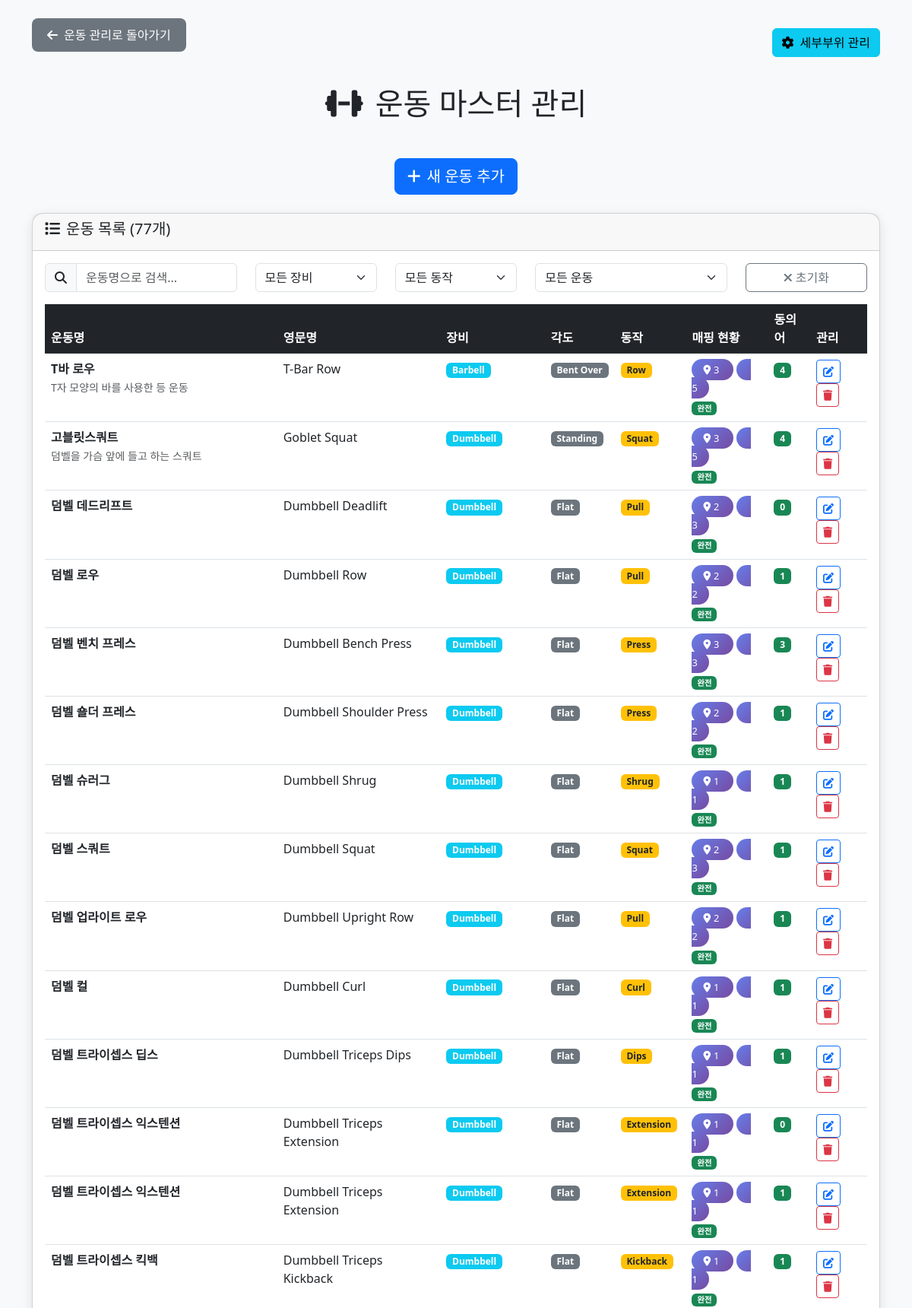
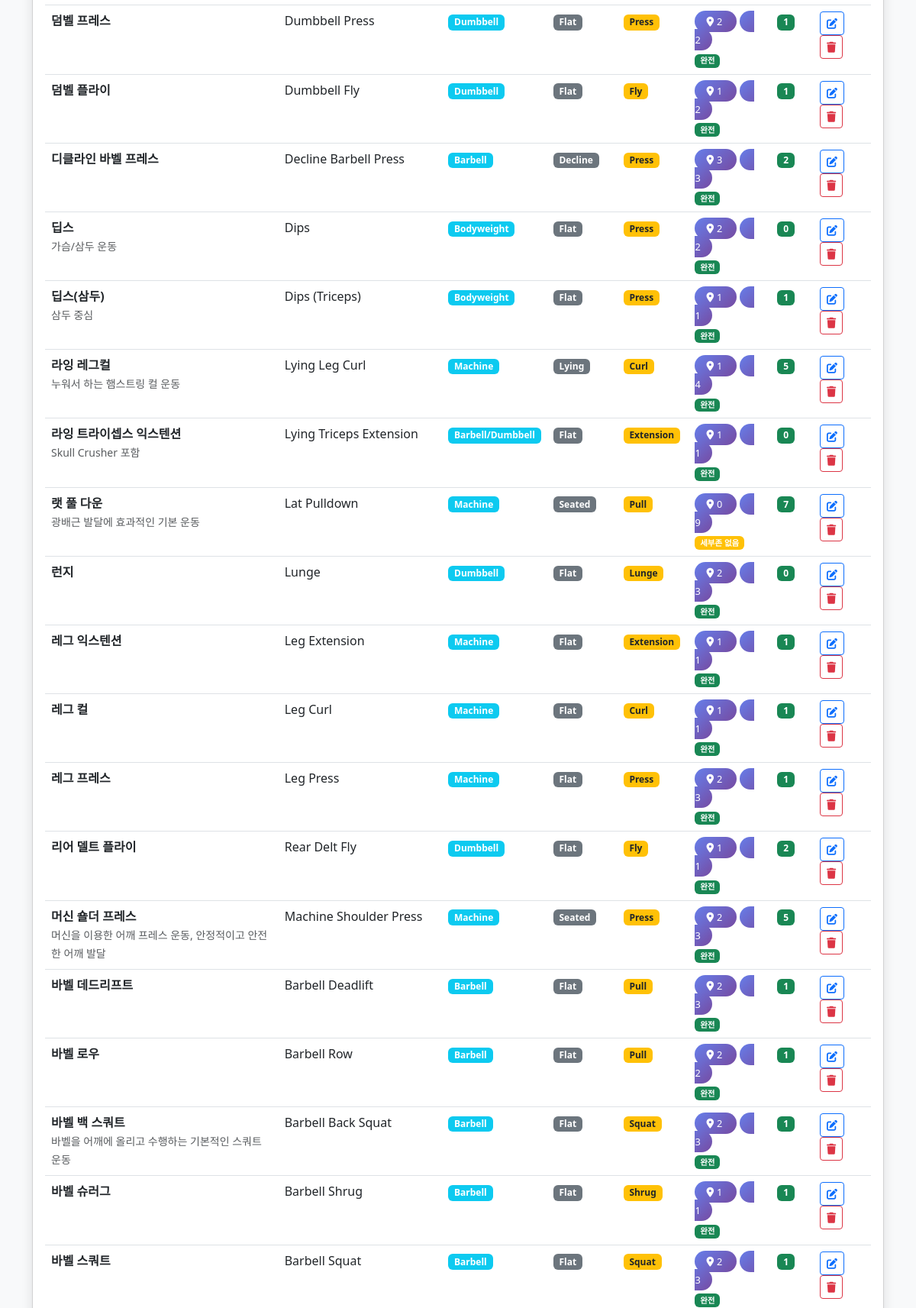
The app's page /admin/exercise_master.php (signed in, upper part) with its own data (2 pictures, top to bottom).
### tables this page shows
CREATE TABLE IF NOT EXISTS `m_exercise` (
  `ex_id` int(11) NOT NULL AUTO_INCREMENT,
  `name_kr` varchar(120) NOT NULL,
  `name_en` varchar(160) DEFAULT NULL,
  `equipment` varchar(60) DEFAULT NULL COMMENT 'Barbell/Dumbbell/Machine/Bodyweight',
  `equipment_kr` varchar(50) DEFAULT NULL COMMENT '장비명 (한글)',
  `angle` varchar(40) DEFAULT NULL COMMENT 'Flat/Incline/Decline 등',
  `angle_kr` varchar(50) DEFAULT NULL COMMENT '각도명 (한글)',
  `movement` varchar(40) DEFAULT NULL COMMENT 'Press/Pull/Extension/Curl 등',
  `movement_kr` varchar(50) DEFAULT NULL COMMENT '동작명 (한글)',
  `note` varchar(255) DEFAULT NULL,
  PRIMARY KEY (`ex_id`)
);

### admin/exercise_master.php (the view, shortened to what this page needs)
<?php
$pdo = getDB();
try {
    $stmt = $pdo->query("
        SELECT e.*,
               COUNT(DISTINCT ez.zone_code) as zone_count,
               COUNT(DISTINCT em.muscle_code) as muscle_count,
               COUNT(DISTINCT ea.alias) as alias_count
        FROM m_exercise e
        LEFT JOIN m_exercise_zone_target ez ON e.ex_id = ez.ex_id
        LEFT JOIN m_exercise_muscle_target em ON e.ex_id = em.ex_id
        LEFT JOIN m_exercise_alias ea ON e.ex_id = ea.ex_id
        GROUP BY e.ex_id
        ORDER BY e.name_kr
    ");
    $exercises = $stmt->fetchAll();
} catch (Exception $e) {
    $error = "운동 목록을 가져오는 중 오류가 발생했습니다: " . $e->getMessage();
}
?>
<!DOCTYPE html>
<html lang="ko">
<head>
    <link href="https://cdn.jsdelivr.net/npm/bootstrap@5.3.0/dist/css/bootstrap.min.css" rel="stylesheet">
    <link rel="stylesheet" href="https://cdnjs.cloudflare.com/ajax/libs/font-awesome/6.4.0/css/all.min.css">
</head>
<body class="bg-light">
    <div class="container mt-4">
                 <div class="d-flex justify-content-between align-items-center mb-4">
             <a href="exercise_management.php" class="back-btn">
                 <i class="fas fa-arrow-left me-2"></i>운동 관리로 돌아가기
             </a>
             <a href="body_part_master.php" class="btn btn-info">
                 <i class="fas fa-cog me-2"></i>세부부위 관리
             </a>
         </div>
        <h1 class="text-center mb-5">
            <i class="fas fa-dumbbell me-3"></i>운동 마스터 관리
        </h1>
         <div class="text-center mb-4">
             <button type="button" class="btn btn-primary btn-lg" data-bs-toggle="collapse" data-bs-target="#addExerciseForm" aria-expanded="false" aria-controls="addExerciseForm">
                 <i class="fas fa-plus me-2"></i>새 운동 추가
             </button>
         </div>
         <div class="card exercise-card">
             <div class="card-header">
                 <h5><i class="fas fa-list me-2"></i>운동 목록 (<?= count($exercises) ?>개)</h5>
             </div>
             <div class="card-body">
                 <div class="row mb-3">
                     <div class="col-md-3">
                         <div class="input-group">
                             <span class="input-group-text"><i class="fas fa-search"></i></span>
                             <input type="text" class="form-control" id="searchInput" placeholder="운동명으로 검색...">
                         </div>
                     </div>
                     <div class="col-md-2">
                         <select class="form-select" id="equipmentFilter">
                             <option value="">모든 장비</option>
                         </select>
                     </div>
                     <div class="col-md-2">
                         <select class="form-select" id="movementFilter">
                             <option value="">모든 동작</option>
                         </select>
                     </div>
                     <div class="col-md-3">
                         <select class="form-select" id="mappingFilter">
                             <option value="">모든 운동</option>
                         </select>
                     </div>
                     <div class="col-md-2">
                         <button type="button" class="btn btn-outline-secondary w-100" id="clearFilters">
                             <i class="fas fa-times me-1"></i>초기화
                         </button>
                     </div>
                 </div>
                 <div class="table-responsive">
                     <table class="table table-hover" id="exerciseTable">
                         <thead class="table-dark">
                             <tr>
                                 <th>운동명</th>
                                 <th>영문명</th>
                                 <th>장비</th>
                                 <th>각도</th>
                                 <th>동작</th>
                                 <th>매핑 현황</th>
                                 <th>동의어</th>
                                 <th>관리</th>
                             </tr>
                         </thead>
                         <tbody>
                             <?php foreach ($exercises as $exercise): ?>
                             <tr class="exercise-row"
                                 data-name-kr="<?= htmlspecialchars($exercise['name_kr']) ?>"
                                 data-name-en="<?= htmlspecialchars($exercise['name_en'] ?: '') ?>"
                                 data-equipment="<?= htmlspecialchars($exercise['equipment'] ?: '') ?>"
                                 data-movement="<?= htmlspecialchars($exercise['movement'] ?: '') ?>">
                                 <td>
                                     <strong><?= htmlspecialchars($exercise['name_kr']) ?></strong>
                                     <?php if ($exercise['note']): ?>
                                         <br><small class="text-muted"><?= htmlspecialchars($exercise['note']) ?></small>
                                     <?php endif; ?>
                                 </td>
                                 <td><?= htmlspecialchars($exercise['name_en'] ?: '-') ?></td>
                                 <td>
                                     <?php if ($exercise['equipment']): ?>
                                         <span class="badge bg-info"><?= htmlspecialchars($exercise['equipment']) ?></span>
                                     <?php else: ?>
                                         <span class="text-muted">-</span>
                                     <?php endif; ?>
                                 </td>
                                 <td>
                                     <?php if ($exercise['angle']): ?>
                                         <span class="badge bg-secondary"><?= htmlspecialchars($exercise['angle']) ?></span>
                                     <?php else: ?>
                                         <span class="text-muted">-</span>
                                     <?php endif; ?>
                                 </td>
                                 <td>
                                     <?php if ($exercise['movement']): ?>
                                         <span class="badge bg-warning text-dark"><?= htmlspecialchars($exercise['movement']) ?></span>
                                     <?php else: ?>
                                         <span class="text-muted">-</span>
                                     <?php endif; ?>
                                 </td>
                                 <td>
                                     <div class="d-flex flex-column gap-1">
                                         <div>
                                             <span class="stats-badge me-1" title="세부존 매핑">
                                                 <i class="fas fa-map-marker-alt me-1"></i><?= $exercise['zone_count'] ?>
                                             </span>
                                             <span class="stats-badge" title="근육 매핑">
                                                 <i class="fas fa-muscle me-1"></i><?= $exercise['muscle_count'] ?>
                                             </span>
                                         </div>
                                         <div class="small">
                                             <?php if ($exercise['zone_count'] == 0 && $exercise['muscle_count'] == 0): ?>
                                                 <span class="badge bg-danger">매핑 없음</span>
                                             <?php elseif ($exercise['zone_count'] == 0): ?>
                                                 <span class="badge bg-warning">세부존 없음</span>
                                             <?php elseif ($exercise['muscle_count'] == 0): ?>
                                                 <span class="badge bg-warning">근육 없음</span>
                                             <?php else: ?>
                                                 <span class="badge bg-success">완전</span>
                                             <?php endif; ?>
                                         </div>
                                     </div>
                                 </td>
                                 <td>
                                     <span class="badge bg-success"><?= $exercise['alias_count'] ?></span>
                                 </td>
                                 <td>
                                     <button class="btn btn-sm btn-outline-primary" onclick="editExercise(<?= $exercise['ex_id'] ?>)">
                                         <i class="fas fa-edit"></i>
                                     </button>
                                     <button class="btn btn-sm btn-outline-danger" onclick="deleteExercise(<?= $exercise['ex_id'] ?>, '<?= htmlspecialchars($exercise['name_kr']) ?>')">
                                         <i class="fas fa-trash"></i>
                                     </button>
                                 </td>
                             </tr>
                             <?php endforeach; ?>
                         </tbody>
                     </table>
                 </div>
             </div>
         </div>
    </div>
</body>
</html>

### admin/exercise_master.php (style rules this page uses)
.back-btn { background: #6c757d; border: none; padding: 10px 20px; border-radius: 8px; color: white; text-decoration: none; display: inline-block; margin-bottom: 20px; }
.exercise-card { border-radius: 15px; box-shadow: 0 4px 15px rgba(0,0,0,0.1); margin-bottom: 20px; }
.stats-badge { background: linear-gradient(135deg, #667eea 0%, #764ba2 100%); color: white; border-radius: 20px; padding: 5px 15px; font-size: 0.8rem; }
.gap-1 { gap: 0.25rem !important; }

### records on screen
m_exercise: name_kr "T바 로우", note "T자 모양의 바를 사용한 등 운동", name_en "T-Bar Row", equipment "Barbell", angle "Bent Over", movement "Row", zone_count "3", muscle_count "5", shows "완전", alias_count "4"
m_exercise: name_kr "고블릿스쿼트", note "덤벨을 가슴 앞에 들고 하는 스쿼트", name_en "Goblet Squat", equipment "Dumbbell", angle "Standing", movement "Squat", zone_count "3", muscle_count "5", shows "완전", alias_count "4"
m_exercise: name_kr "덤벨 데드리프트", name_en "Dumbbell Deadlift", equipment "Dumbbell", angle "Flat", movement "Pull", zone_count "2", muscle_count "3", shows "완전", alias_count "0"
m_exercise: name_kr "덤벨 로우", name_en "Dumbbell Row", equipment "Dumbbell", angle "Flat", movement "Pull", zone_count "2", muscle_count "2", shows "완전", alias_count "1"
m_exercise: name_kr "덤벨 벤치 프레스", name_en "Dumbbell Bench Press", equipment "Dumbbell", angle "Flat", movement "Press", zone_count "3", muscle_count "3", shows "완전", alias_count "3"
m_exercise: name_kr "덤벨 숄더 프레스", name_en "Dumbbell Shoulder Press", equipment "Dumbbell", angle "Flat", movement "Press", zone_count "2", muscle_count "2", shows "완전", alias_count "1"
m_exercise: name_kr "덤벨 슈러그", name_en "Dumbbell Shrug", equipment "Dumbbell", angle "Flat", movement "Shrug", zone_count "1", muscle_count "1", shows "완전", alias_count "1"
m_exercise: name_kr "덤벨 스쿼트", name_en "Dumbbell Squat", equipment "Dumbbell", angle "Flat", movement "Squat", zone_count "2", muscle_count "3", shows "완전", alias_count "1"
m_exercise: name_kr "덤벨 업라이트 로우", name_en "Dumbbell Upright Row", equipment "Dumbbell", angle "Flat", movement "Pull", zone_count "2", muscle_count "2", shows "완전", alias_count "1"
m_exercise: name_kr "덤벨 컬", name_en "Dumbbell Curl", equipment "Dumbbell", angle "Flat", movement "Curl", zone_count "1", muscle_count "1", shows "완전", alias_count "1"
m_exercise: name_kr "덤벨 트라이셉스 딥스", name_en "Dumbbell Triceps Dips", equipment "Dumbbell", angle "Flat", movement "Dips", zone_count "1", muscle_count "1", shows "완전", alias_count "1"
m_exercise: name_kr "덤벨 트라이셉스 익스텐션", name_en "Dumbbell Triceps Extension", equipment "Dumbbell", angle "Flat", movement "Extension", zone_count "1", muscle_count "1", shows "완전", alias_count "0"
m_exercise: name_kr "덤벨 트라이셉스 익스텐션", name_en "Dumbbell Triceps Extension", equipment "Dumbbell", angle "Flat", movement "Extension", zone_count "1", muscle_count "1", shows "완전", alias_count "1"
m_exercise: name_kr "덤벨 트라이셉스 킥백", name_en "Dumbbell Triceps Kickback", equipment "Dumbbell", angle "Flat", movement "Kickback", zone_count "1", muscle_count "1", shows "완전", alias_count "1"
m_exercise: name_kr "덤벨 프레스", name_en "Dumbbell Press", equipment "Dumbbell", angle "Flat", movement "Press", zone_count "2", muscle_count "2", shows "완전", alias_count "1"
m_exercise: name_kr "덤벨 플라이", name_en "Dumbbell Fly", equipment "Dumbbell", angle "Flat", movement "Fly", zone_count "1", muscle_count "2", shows "완전", alias_count "1"
m_exercise: name_kr "디클라인 바벨 프레스", name_en "Decline Barbell Press", equipment "Barbell", angle "Decline", movement "Press", zone_count "3", muscle_count "3", shows "완전", alias_count "2"
m_exercise: name_kr "딥스", note "가슴/삼두 운동", name_en "Dips", equipment "Bodyweight", angle "Flat", movement "Press", zone_count "2", muscle_count "2", shows "완전", alias_count "0"
m_exercise: name_kr "딥스(삼두)", note "삼두 중심", name_en "Dips (Triceps)", equipment "Bodyweight", angle "Flat", movement "Press", zone_count "1", muscle_count "1", shows "완전", alias_count "1"
m_exercise: name_kr "라잉 레그컬", note "누워서 하는 햄스트링 컬 운동", name_en "Lying Leg Curl", equipment "Machine", angle "Lying", movement "Curl", zone_count "1", muscle_count "4", shows "완전", alias_count "5"
m_exercise: name_kr "라잉 트라이셉스 익스텐션", note "Skull Crusher 포함", name_en "Lying Triceps Extension", equipment "Barbell/Dumbbell", angle "Flat", movement "Extension", zone_count "1", muscle_count "1", shows "완전", alias_count "0"
m_exercise: name_kr "랫 풀 다운", note "광배근 발달에 효과적인 기본 운동", name_en "Lat Pulldown", equipment "Machine", angle "Seated", movement "Pull", zone_count "0", muscle_count "9", shows "세부존 없음", alias_count "7"
m_exercise: name_kr "런지", name_en "Lunge", equipment "Dumbbell", angle "Flat", movement "Lunge", zone_count "2", muscle_count "3", shows "완전", alias_count "0"
m_exercise: name_kr "레그 익스텐션", name_en "Leg Extension", equipment "Machine", angle "Flat", movement "Extension", zone_count "1", muscle_count "1", shows "완전", alias_count "1"
m_exercise: name_kr "레그 컬", name_en "Leg Curl", equipment "Machine", angle "Flat", movement "Curl", zone_count "1", muscle_count "1", shows "완전", alias_count "1"
m_exercise: name_kr "레그 프레스", name_en "Leg Press", equipment "Machine", angle "Flat", movement "Press", zone_count "2", muscle_count "3", shows "완전", alias_count "1"
m_exercise: name_kr "리어 델트 플라이", name_en "Rear Delt Fly", equipment "Dumbbell", angle "Flat", movement "Fly", zone_count "1", muscle_count "1", shows "완전", alias_count "2"
m_exercise: name_kr "머신 숄더 프레스", note "머신을 이용한 어깨 프레스 운동, 안정적이고 안전한 어깨 발달", name_en "Machine Shoulder Press", equipment "Machine", angle "Seated", movement "Press", zone_count "2", muscle_count "3", shows "완전", alias_count "5"
m_exercise: name_kr "바벨 데드리프트", name_en "Barbell Deadlift", equipment "Barbell", angle "Flat", movement "Pull", zone_count "2", muscle_count "3", shows "완전", alias_count "1"
m_exercise: name_kr "바벨 로우", name_en "Barbell Row", equipment "Barbell", angle "Flat", movement "Pull", zone_count "2", muscle_count "2", shows "완전", alias_count "1"
m_exercise: name_kr "바벨 백 스쿼트", note "바벨을 어깨에 올리고 수행하는 기본적인 스쿼트 운동", name_en "Barbell Back Squat", equipment "Barbell", angle "Flat", movement "Squat", zone_count "2", muscle_count "3", shows "완전", alias_count "1"
m_exercise: name_kr "바벨 슈러그", name_en "Barbell Shrug", equipment "Barbell", angle "Flat", movement "Shrug", zone_count "1", muscle_count "1", shows "완전", alias_count "1"
m_exercise: name_kr "바벨 스쿼트", name_en "Barbell Squat", equipment "Barbell", angle "Flat", movement "Squat", zone_count "2", muscle_count "3", shows "완전", alias_count "1"

### other values on screen
count($exercises) "77"
